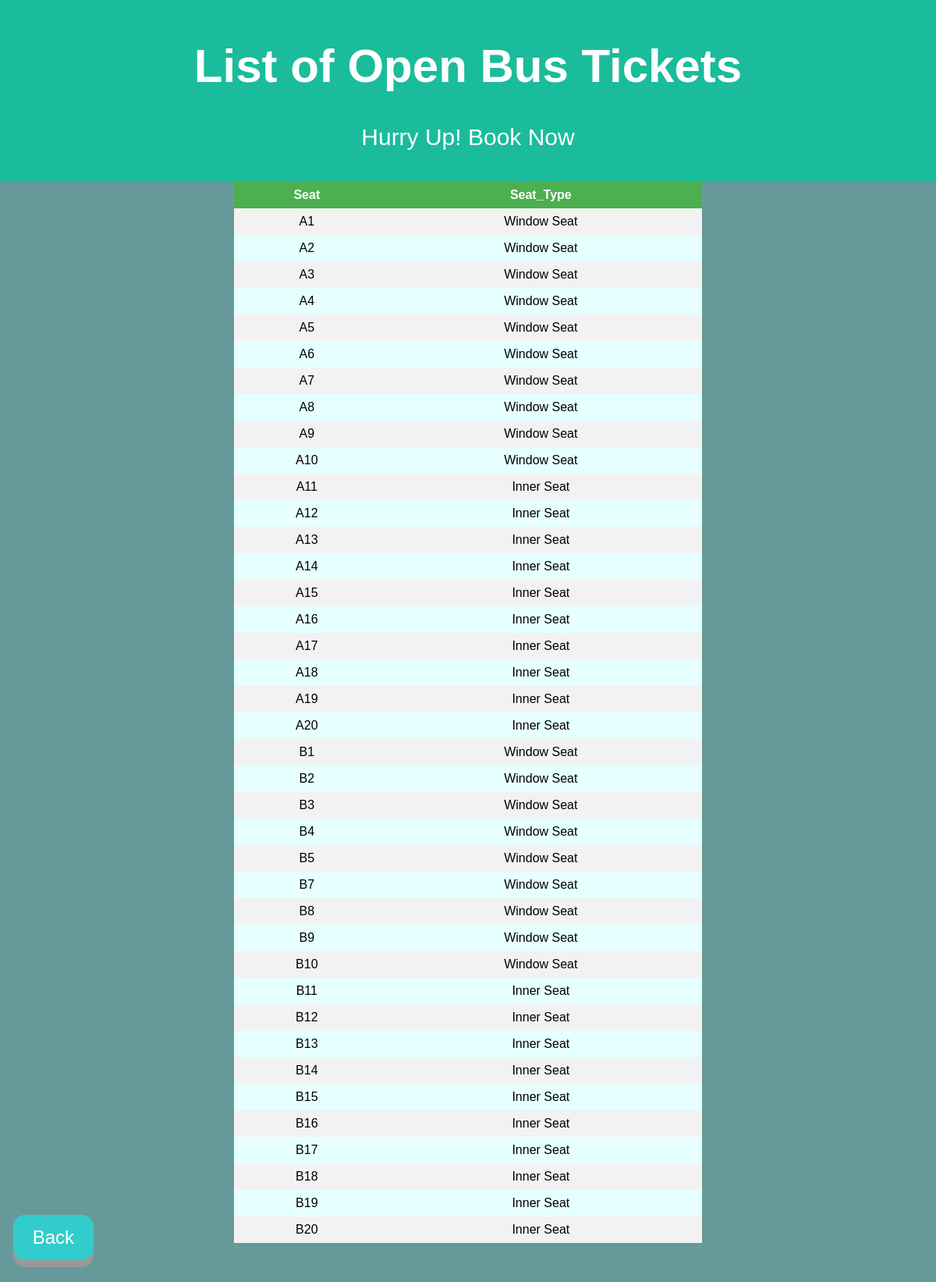
Before: /openseats/ (signed in) with the older database file.
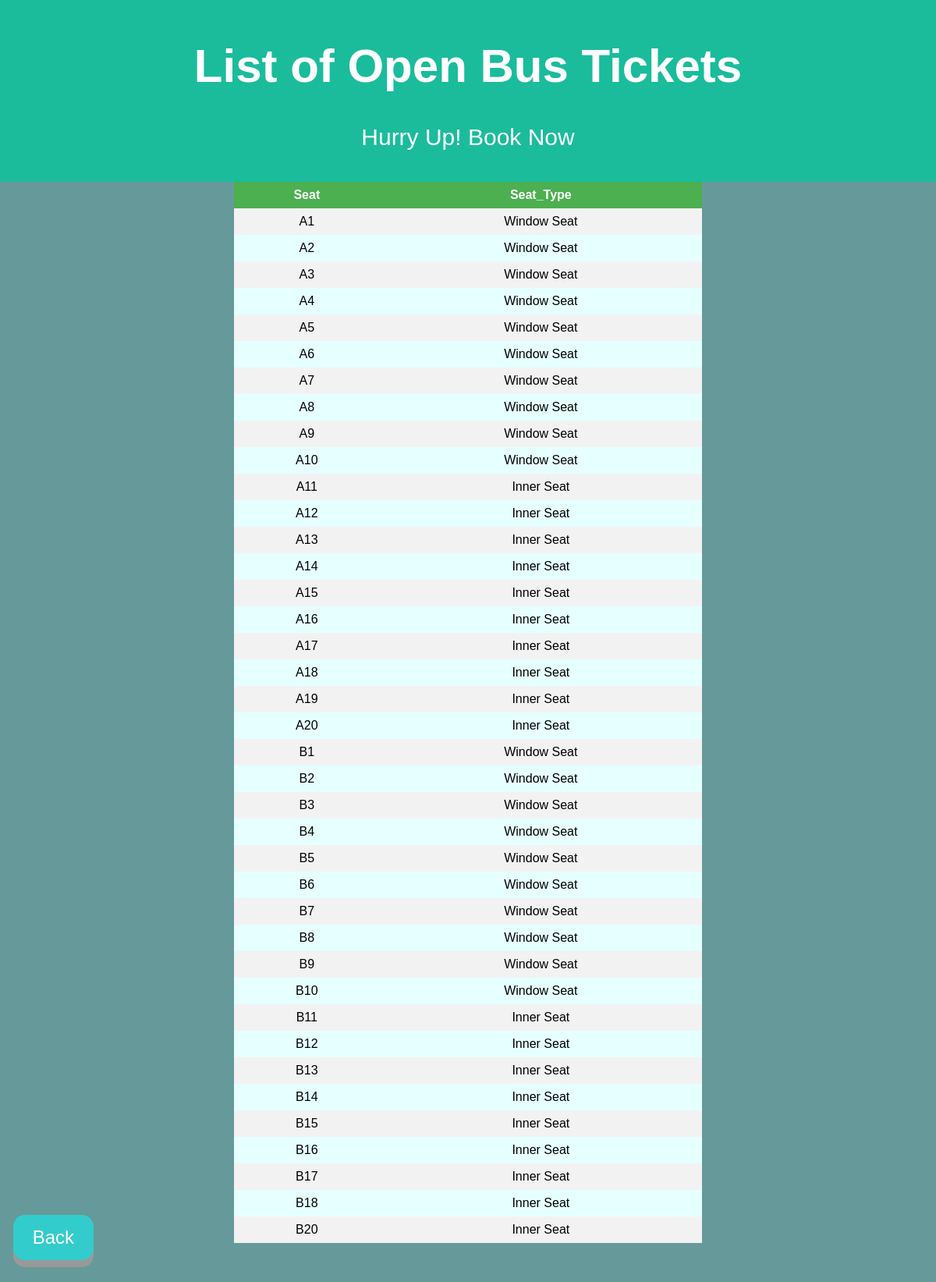
After: the same page with the newer database file.
### selection/models.py (models this page shows, shortened)
class Seat(models.Model):
    seat_choice = [('Window Seat', 'Window Seat'), ('Inner Seat', 'Inner Seat')]
    no = models.CharField(max_length=5)
    name = models.CharField(max_length=10)
    seat_type = models.CharField(choices=seat_choice, max_length=30, default=None)
    vacant = models.BooleanField(default=False)

### selection/views.py (the view)
# urls.py: path('openseats/',views.ShowopenSeats,name='ShowopenSeats'),
@login_required
def ShowopenSeats(request):
    qr = Seat.objects.all()
    return render(request,'openseats.html',{'qr':qr})

### selection/templates/openseats.html (shortened to what this page needs)
{% load static %}
<!DOCTYPE html>
<html>
<head>
</head>
<body bgcolor="#669999">
<div class="header">
  <h1>List of Open Bus Tickets</h1>
  <p> Hurry Up! Book Now</p>
</div>
<table>
  <tr>
    <th>Seat</th>
    <th>Seat_Type</th>
  </tr>
    {% for item in qr %}
    {% if   item.vacant %}
    <tr>
        <td>  {{item.name}}</td>
        <td>  {{item.seat_type}}</td>
    </tr>
    {% endif %}
    {% endfor %}
</table>
<br></br><br></br>
<a href="{% url 'edit' %}" class="button">Back</a>
</body>
</html>

Changed rows visible on the page:
no longer on this page (row edited): Seat: name "B19", seat_type "Inner Seat"
now on this page (row edited): Seat: name "B6", seat_type "Window Seat"
